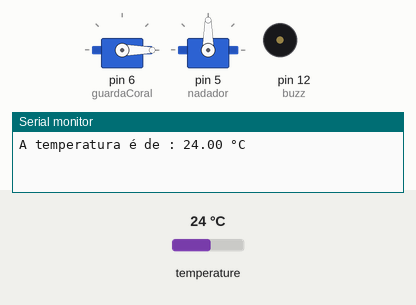
The sketch below on a simulated Arduino Uno, built with avr-gcc and run on an emulated ATmega328P. On the bench: 2 × servo, buzzer (waves = sounding), the last lines printed to the serial monitor. The inputs (shaded band) are chosen by the test bench; at power-on: temperature 24 °C.

Above: at 2.5 s.
2.6 s: temperature set to 34.3 °C
4.7 s: temperature set to 35.9 °C
At 7.6 s:
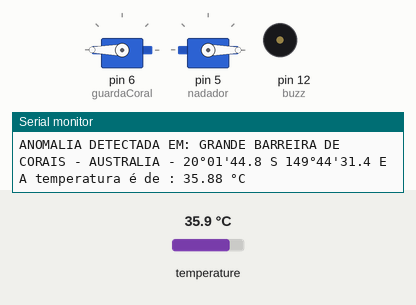
8.6 s: temperature set to 12 °C
At 11.6 s:
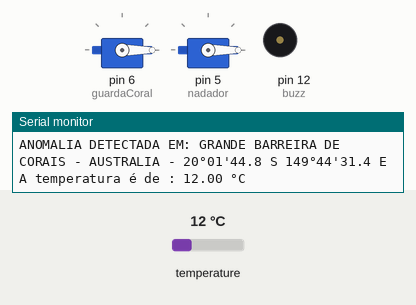
12.4 s: temperature set to 41 °C
At 13.4 s:
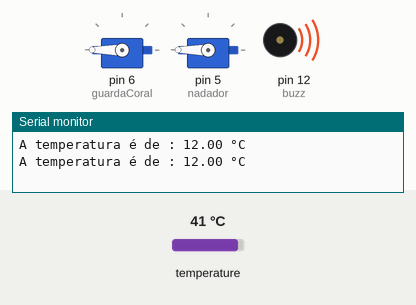
16.3 s: temperature set to 19 °C
At 17.6 s:
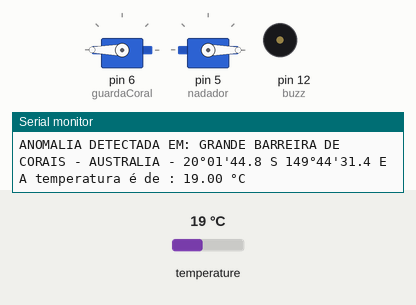
Timing chart, 0 to 19.8 s (numbered marks = the images above; inputs shaded):
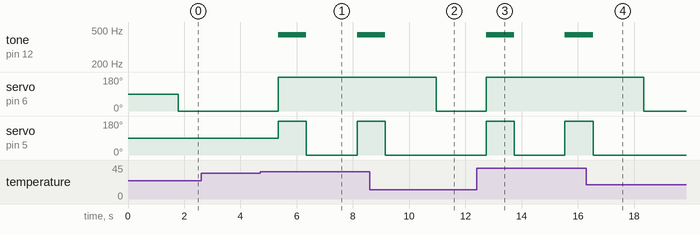

The sketch:

sketch.ino
```cpp
#include <OneWire.h>
#include <Servo.h>
#include <DallasTemperature.h>
#include <Wire.h>

int guardaCoral = 6;
int buzz = 12;
int nadador = 5;

Servo motor;
Servo motor2;

#define dados 13
// protocolos onewire e refs para sensor
OneWire oneWire(dados);
DallasTemperature sensors(&oneWire);


void setup() {


  pinMode(guardaCoral, OUTPUT);
  pinMode(buzz, OUTPUT);
  Serial.begin(9600);
  sensors.begin();
  motor.attach(guardaCoral);
  motor2.attach(nadador);
}

void loop() {
  sensors.requestTemperatures();
  Serial.print("A temperatura é de : ");
  Serial.print(sensors.getTempCByIndex(0));
  Serial.println(" °C");
  delay(1000);

  if (sensors.getTempCByIndex(0) > 35){

    motor2.write(180);
    motor.write(180);
    tone(buzz, 440);
    delay(1000);
    noTone(buzz);
    motor2.write(0);

    Serial.print("ANOMALIA DETECTADA EM: ");
    Serial.println("GRANDE BARREIRA DE CORAIS - AUSTRALIA - 20°01'44.8 S 149°44'31.4 E");
  }
  else{
    motor.write(0);
  }
}
```

Measured:
- the behaviour switches between 35 and 35.1 °C on temperature (found by bisection; images 0 and 1)
- after the input at 4.7 s, tone on pin 12 (buzz): silent → 440 Hz after 0.65 s, → silent 1.0 s later, → 440 Hz 1.8 s later; servo on pin 6 (guardaCoral): 0° → 180° after 0.65 s; servo on pin 5 (nadador): 90° → 180° after 0.65 s, → 0° 1.0 s later, → 180° 1.8 s later
- after the input at 8.6 s, tone on pin 12 (buzz): goes on until 9.2 s, then stays silent; servo on pin 6 (guardaCoral): 180° → 0° after 2.4 s; servo on pin 5 (nadador): goes on until 9.2 s, then stays 0°
- after the input at 12.4 s, tone on pin 12 (buzz): silent → 440 Hz after 0.34 s, → silent 1.0 s later, → 440 Hz 1.8 s later; servo on pin 6 (guardaCoral): 0° → 180° after 0.34 s; servo on pin 5 (nadador): 0° → 180° after 0.34 s, → 0° 1.0 s later, → 180° 1.8 s later
- after the input at 16.3 s, tone on pin 12 (buzz): goes on until 16.5 s, then stays silent; servo on pin 6 (guardaCoral): 180° → 0° after 2.0 s; servo on pin 5 (nadador): goes on until 16.5 s, then stays 0°
